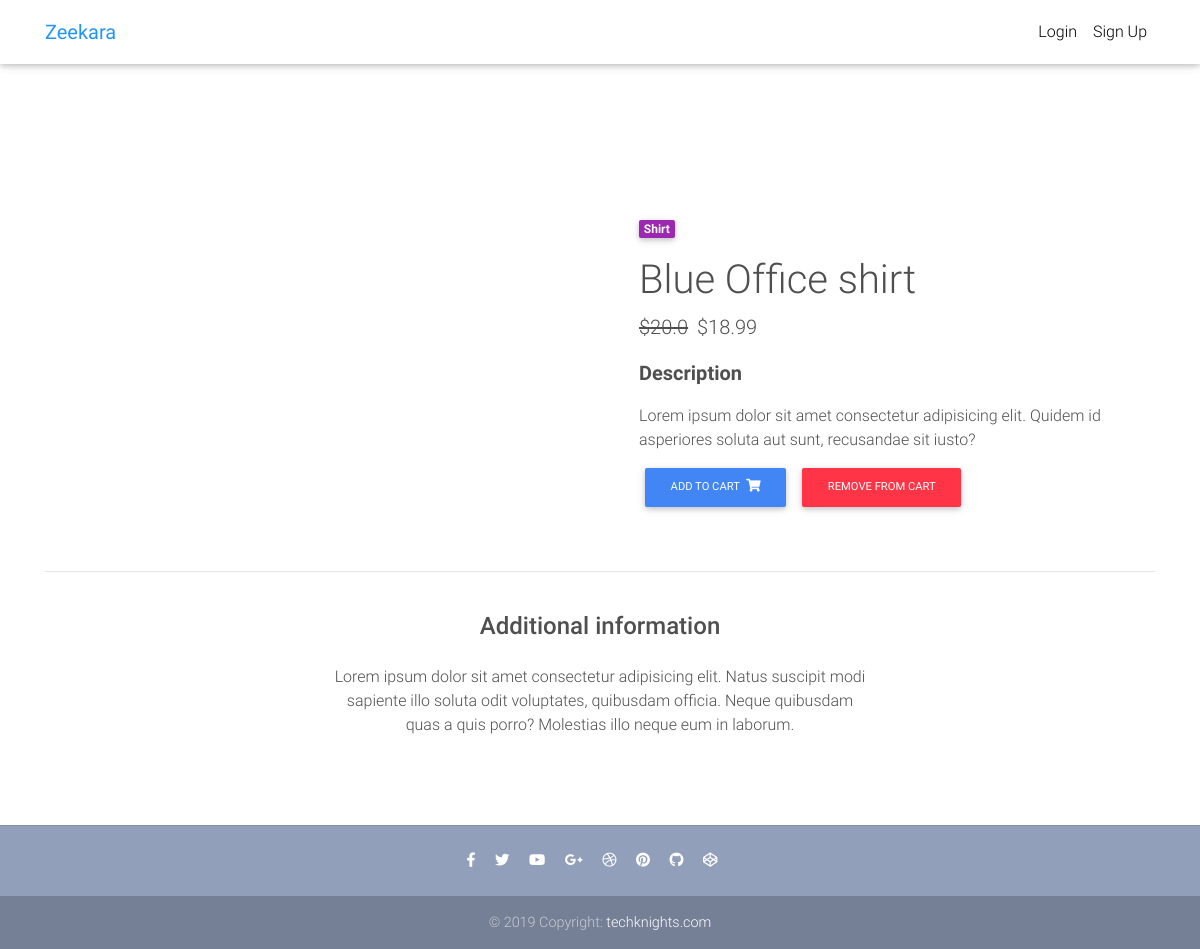
/product/1/, run on the app's committed database.
### core/models.py (models this page shows, shortened)
class Item(models.Model):
    title = models.CharField(max_length=50)
    price = models.FloatField()
    discount_price = models.FloatField(blank=True, null=True)
    category = models.CharField(choices=CATERGORY_CHOICES, max_length=50, default="S")
    label = models.CharField(choices=LABEL_CHOICES, max_length=1, default="P")
    description = models.TextField(
        default="Lorem ipsum dolor sit amet consectetur adipisicing elit. Quidem id asperiores soluta aut sunt, recusandae sit iusto?"
    )
    def get_add_to_cart_url(self):
        return reverse("core:add-to-cart", kwargs={"pk": self.pk})
    def get_remove_from_cart_url(self):
        return reverse("core:remove-from-cart", kwargs={"pk": self.pk})

### core/views.py (the view)
# urls.py: path("product/<int:pk>/", ItemDetailView.as_view(), name="product"),
class ItemDetailView(DetailView):
    model = Item
    template_name = "product.html"

### templates/product.html (shortened to what this page needs)
{% extends 'base.html' %}
{% block content %}
<main class="mt-5 pt-4">
  <div class="container dark-grey-text mt-5">
    <div class="row wow fadeIn">
      <div class="col-md-6 mb-4">
      </div>
      <div class="col-md-6 mb-4">
        <div class="p-4">
          <div class="mb-3">
            <a href="">
              <span class="badge purple mr-1"> {{ object.get_category_display }}</span>
            </a>
          </div>
          <h1>{{ object.title }}</h1>
          <p class="lead">
            {% if item.discount_price %}
            <span class="mr-1">
              <del>${{object.price}}</del>
            </span>
            <span>${{object.discount_price}}</span>
            {% else %}
            <span>${{object.price}}</span>
            {% endif %}
          </p>
          <p class="lead font-weight-bold">Description</p>
          <p>{{item.description}}</p>
          <a href="{{ object.get_add_to_cart_url }}" class="add_to_cart btn btn-primary btn-md my-0 p">Add to cart
            <i class="fas fa-shopping-cart ml-1"></i>
          </a>
          <a href="{{ object.get_remove_from_cart_url }}" class="btn btn-danger btn-md my-0 p">remove from cart
          </a>
        </div>
      </div>
    </div>
    <hr>
    <div class="row d-flex justify-content-center wow fadeIn">
      <div class="col-md-6 text-center">
        <h4 class="my-4 h4">Additional information</h4>
        <p>Lorem ipsum dolor sit amet consectetur adipisicing elit. Natus suscipit modi sapiente illo soluta odit
          voluptates,
          quibusdam officia. Neque quibusdam quas a quis porro? Molestias illo neque eum in laborum.</p>
      </div>
    </div>
    <div class="row wow fadeIn">
      <div class="col-lg-4 col-md-12 mb-4">
      </div>
      <div class="col-lg-4 col-md-6 mb-4">
      </div>
      <div class="col-lg-4 col-md-6 mb-4">
      </div>
    </div>
  </div>
</main>
{% endblock content %}

### templates/base.html (style rules this page uses)
html, body, header, .carousel { height: 60vh; }

### data on the page
Item: category "Shirt", title "Blue Office shirt", price "20.0", discount_price "18.99", description "Lorem ipsum dolor sit amet consectetur adipisicing elit. Quidem id asperiores soluta aut sunt, recusandae sit iusto?"
